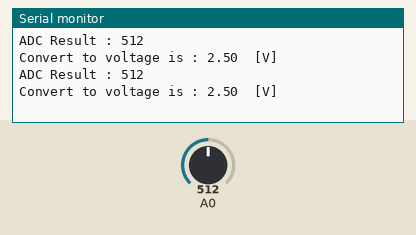
Recording of a sketch running on a simulated Arduino Uno, built with avr-gcc and run on an emulated ATmega328P. On the bench: the last lines printed to the serial monitor. Inputs (shaded band) come from the test bench; at power-on: A0 = 512.

Above: at 3.8 s.
3.9 s: A0 set to 716
At 6.7 s:
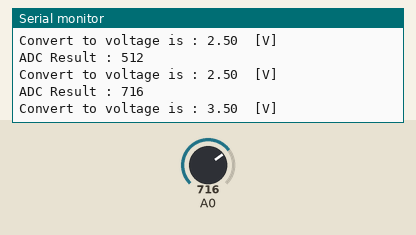
7.8 s: A0 set to 900
At 10.2 s:
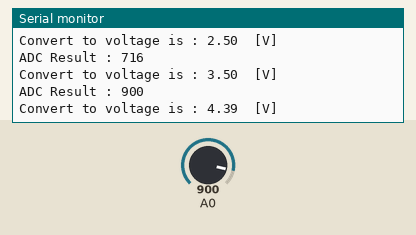
Timing chart, 0 to 11.7 s (numbered marks = the images above; inputs shaded):
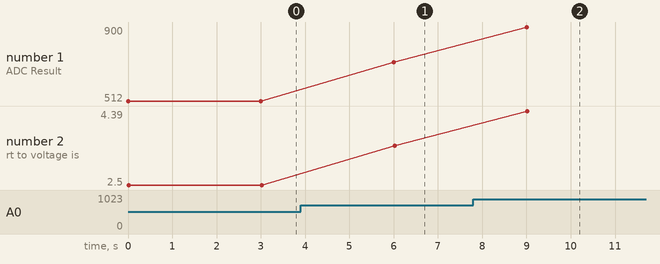

Measured:
- after the input at 3.9 s, the serial monitor: prints a new line after 2.1 s (image 1)
- after the input at 7.8 s, the serial monitor: prints a new line after 1.2 s (image 2)
- plotted number 1: 512 → 716 after the input at 3.9 s, 716 → 900 after the input at 7.8 s
- plotted number 2: 2.5 → 3.5 after the input at 3.9 s, 3.5 → 4.39 after the input at 7.8 s

The sketch:

12-Analog_Digital_Convert.ino
```cpp
/*
* Learning AVR with Arduino
* Lesson: Analog Digital Convert, ADC
* Author: Morgan
* Date: 25/July/2020
* IDE: Arduino 1.8.13
*
* ADC = Vin * 1024 / Vref
* Vin = ADC * Vref / 1024
*
* Sampling rate for ADC is about 50K ~ 200K Hz.
*
*/

#include<avr/io.h>
#include<util/delay.h>
#include<avr/interrupt.h>
#define F_CPU 16000000UL

volatile unsigned int adc_value = 0;
ISR(ADC_vect){
  // read result of convert
  adc_value = ADCL;
  adc_value += (ADCH << 8);
}

void ADC_setup(){
  ADMUX = 0;                             // clear ADMUX register
  ADMUX |= (1<<REFS0);                   // AVCC voltage reference,it connects to +5V in Arduino UNO

  // ADEN:enable ADC. ADIE:enable interrupt. ADPS[2:0]=111: prescaler 128
  ADCSRA |= (1<<ADEN)|(1<<ADIE)|(ADPS2)|(1<<ADPS1)|(1<<ADPS0);
  ADCSRA |= (1<<ADSC);                   // start to convert
  sei();                                 // enable global interrupt
}

void pin_setup(){
  DDRC &= ~(1<<PC0);                     // set PORTC0 as input
}


int main(){
  pin_setup();
  ADC_setup();
  float adc_voltage = 0;
  Serial.begin(9600);

  while(1){
    if(!(ADCSRA & (1<<ADSC))){
      // if convert finished, ADSC will be cleared.
      adc_voltage = (float)adc_value*5/1024;
      Serial.print("ADC Result : ");
      Serial.println(adc_value);
      Serial.print("Convert to voltage is : ");
      Serial.print(adc_voltage);
      Serial.println("  [V]");
      _delay_ms(3000);                        // delay 3000 ms
      ADCSRA |= (1<<ADSC);                    // start to convert again
     }
    }
}
```
